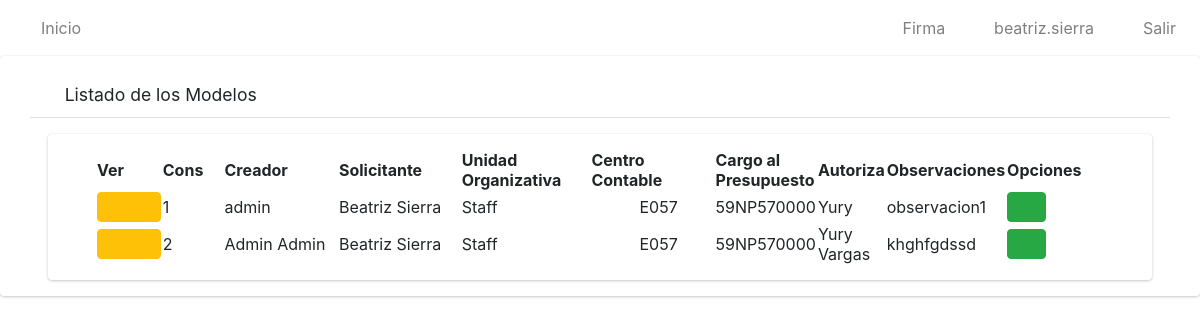
Before: /listar_modelos/ (signed in) with the older database file.
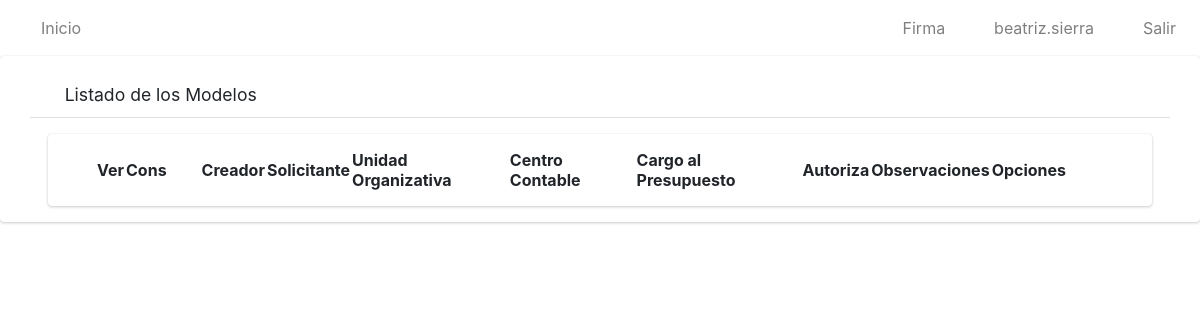
After: the same page with the newer database file.
### app/models.py (models this page shows, shortened)
class Modelo(models.Model):
    nombre=models.CharField(max_length=50)
    solicitante=models.CharField(max_length=50)
    unidad_organizativa=models.CharField(max_length=100)
    c_contable=models.CharField(max_length=4)
    consec=models.IntegerField()
    solicitudes=models.ManyToManyField(Solicitud)
    parleg=models.CharField(max_length=20)
    autoriza=models.CharField(max_length=50)
    cargo_presupuesto=models.CharField(max_length=20)
    observaciones = models.CharField(max_length=500)

### app/views.py (the view)
# urls.py: path('listar_modelos/', ModeloListView.as_view(), name='listarMod'),
class ModeloListView(ListView):
    model = Modelo
    template_name = 'modelos/listar.html'
    @method_decorator(login_required)
    def dispatch(self, request, *args, **kwargs):
        return super().dispatch(request,*args,** kwargs)
    def get_context_data(self, **kwargs):
        context = super().get_context_data(**kwargs)
        lista_solicitantes=[]
        modelos=Modelo.objects.all()
        pos=0
        for i in modelos:
            lista_solicitantes.append(i.solicitudes.first().solicitante)
        context['title'] = "Listado de Solicitudes"
        context['solicitantes'] = lista_solicitantes
        return context

### app/templates/modelos/listar.html (shortened to what this page needs)
{% extends 'base.html' %}
{% load static %}
{% block content %}
    <div class=" card card-default">
        <div class="card-header px-3 mb-3 mt-3 container">
            <h3 class="card-title">
            <i class="fas fa-search"></i>
                Listado de los Modelos
            </h3>
            </div>
        <div class="card card-body content-header mx-5 px-5">
            <table id="myTable" class="display" style="width: 100%;">
                <thead>
                    <tr>
                        <th>Ver</th>
                        <th style="width: 2cm">Cons</th>
                        <th>Creador</th>
                        <th>Solicitante</th>
                        <th>Unidad Organizativa</th>
                        <th>Centro Contable</th>
                        <th>Cargo al Presupuesto</th>
                        <th>Autoriza</th>
                        <th>Observaciones</th>
                        <th style="width: 3cm">Opciones</th>
                    </tr>
                </thead>
                <tbody>
                    {% for i in object_list %}
                    <tr>
                        <td style="width: 1cm"><a href="{% url 'solicitudModel' i.id%}" type="button" class="btn btn-warning">
                    <i class="fas fa-eye" style="width: 1cm"></i>
                </a></td>
                        <td style="width: 20px;">{{i.consec}}</td>
                        <td style="width: 150px;">{{i.nombre}}</td>
                        <td style="width: 150px;">{{i.solicitante}}</td>
                        <td style="width: 150px;">{{i.unidad_organizativa}}</td>
                        <td style="width: 150px;"><div class="pl-5">{{i.c_contable}}</div></td>
                        <td>{{i.cargo_presupuesto}}</td>
                        <td>{{i.autoriza}}</td>
                        <td>{{i.observaciones}}</td>
                        <td>
                {% if perms.app.view_modelo %}
                <a href="#" type="button" class="btn btn-success">
                    <i class="fas fa-download"></i>
                </a>
                {% endif %}
                        </td>
                    </tr>
                    {% endfor %}
                </tbody>
            </table>
        </div>
    </div>
{% endblock %}

### app/templates/base.html (shortened to what this page needs)
{% load static %}
<html>
    <head>
  <link rel="stylesheet" href="{% static 'plugins/fontawesome-free/css/all.min.css'%}">
        <link href="https://cdn.jsdelivr.net/npm/bootstrap@5.2.0/dist/css/bootstrap.min.css" rel="stylesheet">
        <link rel="stylesheet" type="text/css" href="{% static 'datatable/data_tables/datatables.min.css' %}" />
  <link rel="stylesheet" href="https://cdnjs.cloudflare.com/ajax/libs/jquery-confirm/3.3.2/jquery-confirm.min.css">
  <link rel="stylesheet" href="https://cdn.jsdelivr.net/npm/bootstrap-icons@1.7.2/font/bootstrap-icons.css">
  <link href="https://cdn.jsdelivr.net/npm/bootstrap@5.2.0-beta1/dist/css/bootstrap.min.css" rel="stylesheet"
>
<link href="https://cdn.jsdelivr.net/npm/bootstrap@5.2.0/dist/css/bootstrap.min.css" rel="stylesheet">
        <link rel="stylesheet" href="{% static 'dist/css/adminlte.min.css'%}">
    </head>
<nav class="navbar navbar-expand-md navbar-white navbar-light">
 <ul class="navbar-nav">
          <li class="nav-item">
            <a href="{% url 'solicitudes' %}" class="nav-link">
            <i class="fas fa-home"></i>
            Inicio</a>
          </li>
        </ul>
    <ul class="navbar-nav ml-auto">
      <li class="nav-item">
           <a class="nav-link" onclick="modal_firma()" role="button">
            <i class="fas fa-edit"></i> Firma
           </a>
      </li>
      <li class="nav-item">
        <a class="nav-link" href="javascript:;"role="button">
          <i class="fas fa-user"></i>  {{ user.username }}
        </a>
      </li>
      <li class="nav-item">
        <a class="nav-link" href="{% url 'logout' %}"role="button">
          <i class="fas fa-power-off"></i> Salir
        </a>
      </li>
    </ul>
  </nav>
        {%block content%}
        {% endblock %}
    </body>
</html>

Changed rows visible on the page:
removed Modelo: consec "1", nombre "admin", solicitante "Beatriz Sierra", unidad_organizativa "Staff", c_contable "E057", cargo_presupuesto "59NP570000", autoriza "Yury", observaciones "observacion1"
removed Modelo: consec "2", nombre "Admin Admin", solicitante "Beatriz Sierra", unidad_organizativa "Staff", c_contable "E057", cargo_presupuesto "59NP570000", autoriza "Yury Vargas", observaciones "khghfgdssd"
